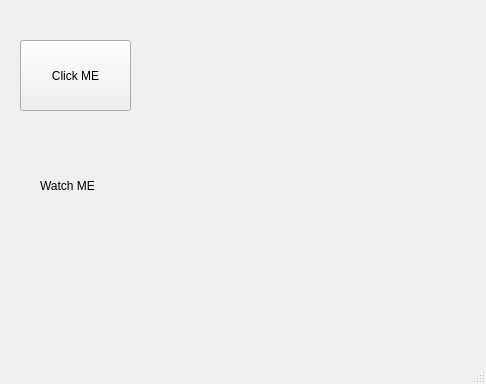
<?xml version="1.0" encoding="UTF-8"?>
<ui version="4.0">
 <class>MainWindow</class>
 <widget class="QMainWindow" name="MainWindow">
  <property name="geometry">
   <rect>
    <x>0</x>
    <y>0</y>
    <width>486</width>
    <height>384</height>
   </rect>
  </property>
  <property name="windowTitle">
   <string>MainWindow</string>
  </property>
  <widget class="QWidget" name="centralwidget">
   <widget class="QPushButton" name="BTN1">
    <property name="geometry">
     <rect>
      <x>20</x>
      <y>40</y>
      <width>111</width>
      <height>71</height>
     </rect>
    </property>
    <property name="text">
     <string>Click ME</string>
    </property>
   </widget>
   <widget class="QLabel" name="LBL1">
    <property name="geometry">
     <rect>
      <x>40</x>
      <y>130</y>
      <width>251</width>
      <height>111</height>
     </rect>
    </property>
    <property name="text">
     <string>Watch ME</string>
    </property>
   </widget>
  </widget>
  <widget class="QMenuBar" name="menubar">
   <property name="geometry">
    <rect>
     <x>0</x>
     <y>0</y>
     <width>486</width>
     <height>26</height>
    </rect>
   </property>
  </widget>
  <widget class="QStatusBar" name="statusbar"/>
 </widget>
 <resources/>
 <connections/>
</ui>
